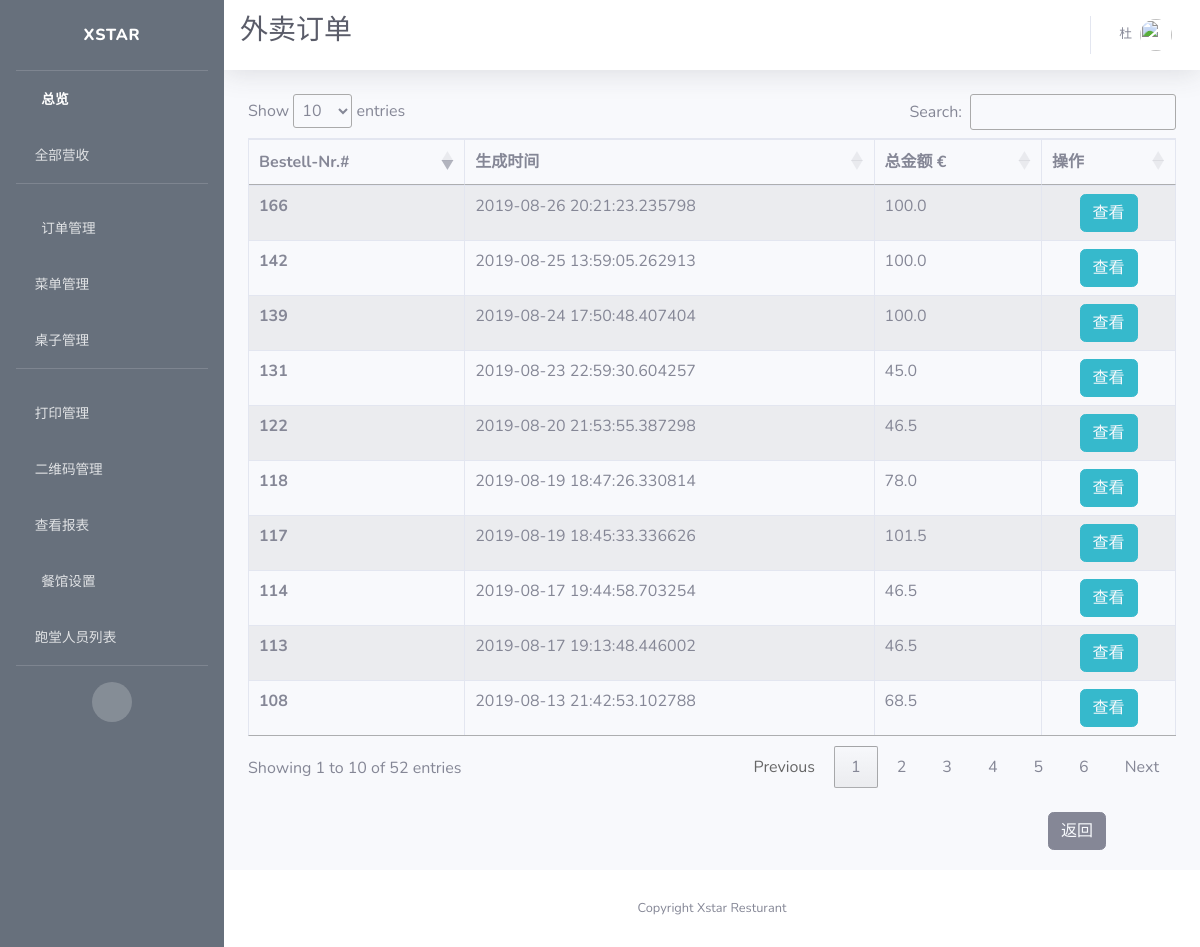
The app's page /admin/takeaway/orders/all (signed in) with its own data.
### app/models.py (models this page shows, shortened)
class User(UserMixin, db.Model):
    id = db.Column(db.Integer, primary_key=True)
    username = db.Column(db.String(64), index=True, unique=True, nullable=False)
    alias = db.Column(db.String(64))
    email = db.Column(db.String(120), unique=True)
    password_hash = db.Column(db.String(128))
    permissions = db.Column(db.Integer)
    container = db.Column(db.String(300))

class Order(db.Model):
    id = db.Column(db.Integer, primary_key=True, unique=True, index=True)
    totalPrice = db.Column(db.Float, unique=False)
    orderNumber = db.Column(db.String(200), unique=True)
    timeCreated = db.Column(db.DateTime, default=datetime.utcnow)
    isPaid = db.Column(db.Boolean, default=False)
    isReady = db.Column(db.Boolean, default=False)
    isPickedUp = db.Column(db.Boolean, default=False)
    items = db.Column(db.String(300))
    pay_via = db.Column(db.String(100))
    type = db.Column(db.String(100))
    container = db.Column(db.String(300))
    mealPrinted = db.Column(db.Boolean, default=False)
    printed = db.Column(db.Boolean, default=False)
    settleTime = db.Column(db.DateTime)
    settleID = db.Column(db.String(500))
    table_name = db.Column(db.String(500))
    seat_number = db.Column(db.String(500))
    isCancelled = db.Column(db.Boolean(), default=False)
    dishes = db.Column(db.String(500))
    discount = db.Column(db.Float)
    discount_rate = db.Column(db.Float)

### app/routes.py (the view)
@app.route("/admin/takeaway/orders/all")
@login_required
def all_out_orders():
    referrer = request.headers.get('Referer')
    orders = Order.query.filter(Order.type == "Out").all()
    context = dict(title=u'外卖订单',
                   orders=orders,
                   referrer=referrer,
                   company_name=company_info.get('company_name'))
    return render_template('all_out_orders.html', **context)

### app/models.py (called while the page is built)
@login.user_loader
def load_user(id):
    return User.query.get(int(id))

### app/templates/all_out_orders.html (shortened to what this page needs)
{% extends 'base.html' %}
{% block css %}
<link rel="stylesheet" type="text/css" href="https://cdn.datatables.net/1.10.19/css/jquery.dataTables.css">
<link rel="stylesheet" type="text/css" href="https://cdnjs.cloudflare.com/ajax/libs/twitter-bootstrap/4.1.3/css/bootstrap.css">
<link rel="stylesheet" type="text/css" href="https://cdn.datatables.net/1.10.19/css/dataTables.bootstrap4.min.css">
{% endblock %}
{% block title %}
<h1 class="h3 mb-2 text-gray-800">{{ title }}</h1>
{% endblock %}
{% block content %}
<div class="row">
    <div class="col-sm-12">
        <table id="example" class="table table-striped table-bordered">
      <thead>
        <tr>
          <th scope="col">Bestell-Nr.#</th>
          <th scope="col">生成时间</th>
          <th scope="col">总金额 €</th>
          <th scope="col">操作</th>
        </tr>
      </thead>
      <tbody>
      {% for order in orders %}
        <tr id={{ order.id }}>
          <th scope="row">{{ order.id }}</th>
          <td>{{ order.timeCreated }}</td>
          <td>{{ order.totalPrice }}</td>
          <td style="text-align:center">
            <span>
              <button type="button" class="btn btn-info">
                <a href={{ url_for('takeaway_order_view', order_id=order.id) }} style="color: rgb(247, 249, 252)">
                  查看
                </a>
              </button>
            </span>
          </td>
        </tr>
      {% endfor %}
      </tbody>
    </table>
    </div>
</div>
<br>
<button type="button" class="btn btn-secondary" id="back">
  <a href="{{referrer}}" style="color: rgb(247, 249, 252)">
    返回
  </a>
</button>
{% endblock %}

### app/templates/base.html (shortened to what this page needs)
<!DOCTYPE html>
<html lang="en">
<head>
  {% block css %}
  {% endblock %}
  <link href="{{ url_for('static', filename='fontawesome-free/css/all.min.css') }}" rel="stylesheet" type="text/css">
  <link href="{{ url_for('static', filename='css/sb-admin-2.min.css')}}" rel="stylesheet">
</head>
<body id="page-top">
  <div id="wrapper">
    <ul class="navbar-nav bg-gradient-primary sidebar sidebar-dark accordion" id="accordionSidebar">
      <a class="sidebar-brand d-flex align-items-center justify-content-center" href="{{ url_for('index') }}">
        <div class="sidebar-brand-text mx-3">Xstar</div>
      </a>
      <hr class="sidebar-divider my-0">
      <li class="nav-item active">
        <a class="nav-link" href="{{url_for('index') }}">
          <i class="fas fa-fw fa-tachometer-alt"></i>
          <span>总览</span></a>
      </li>
      <li class="nav-item">
        <a class="nav-link collapsed" href="#" data-toggle="collapse" data-target="#collapseOne" aria-expanded="true" aria-controls="collapseOne">
          <i class="fas fa-money-bill-alt"></i>
          <span>全部营收</span>
        </a>
      </li>
      <hr class="sidebar-divider">
      <li class="nav-item">
        <a class="nav-link collapsed" href="#" data-toggle="collapse" data-target="#collapseTwo" aria-expanded="true" aria-controls="collapseTwo">
          <i class="fas fa-fw fa-cog"></i>
          <span>订单管理</span>
        </a>
      </li>
      <li class="nav-item">
        <a class="nav-link collapsed" href="#" data-toggle="collapse" data-target="#collapseMenu" aria-expanded="true" aria-controls="collapseTwo">
        <i class="fas fa-utensils"></i>
          <span>菜单管理</span>
        </a>
      </li>
      <li class="nav-item">
        <a class="nav-link collapsed" href="#" data-toggle="collapse" data-target="#collapseUtilities" aria-expanded="true" aria-controls="collapseUtilities">
          <i class="fas fa-chair"></i>
          <span>桌子管理</span>
        </a>
      </li>
      <hr class="sidebar-divider">
      <li class="nav-item">
        <a class="nav-link collapsed" href="#" data-toggle="collapse" data-target="#collapsePages" aria-expanded="true" aria-controls="collapsePages">
          <i class="fas fa-print"></i>
          <span>打印管理</span>
        </a>
      </li>
      <li class="nav-item">
        <a class="nav-link" href={{ url_for('qrcode_manage') }}>
          <i class="fas fa-qrcode"></i>
          <span>二维码管理</span>
        </a>
      </li>
      <li class="nav-item">
        <a class="nav-link collapsed" href="#" data-toggle="collapse" data-target="#collapseLogs" aria-expanded="true" aria-controls="collapseUtilities">
          <i class="far fa-sticky-note"></i>
          <span>查看报表</span>
        </a>
      </li>
      <li class="nav-item">
        <a class="nav-link" href="{{ url_for('set_store') }}">
          <i class="fas fa-fw fa-wrench"></i>
          <span>餐馆设置</span></a>
      </li>
      <li class="nav-item">
        <a class="nav-link" href="{{ url_for('users_manage') }}">
          <i class="fas fa-users"></i>
          <span>跑堂人员列表</span></a>
      </li>
      <hr class="sidebar-divider d-none d-md-block">
      <div class="text-center d-none d-md-inline">
        <button class="rounded-circle border-0" id="sidebarToggle"></button>
      </div>
    </ul>
    <div id="content-wrapper" class="d-flex flex-column">
      <div id="content">
        <nav class="navbar navbar-expand navbar-light bg-white topbar mb-4 static-top shadow">
          {% block title %}
          {% endblock %}
          <ul class="navbar-nav ml-auto">
            <li class="nav-item dropdown no-arrow">
              <a class="nav-link dropdown-toggle" href="#" id="userDropdown" role="button" data-toggle="dropdown" aria-haspopup="true" aria-expanded="false">
                <span class="mr-2 d-none d-lg-inline text-gray-600 small">{{ current_user.alias }}</span>
                <img class="img-profile rounded-circle" src="https://source.unsplash.com/QAB-WJcbgJk/60x60">
              </a>
            </li>
          </ul>
        </nav>
        <div class="container-fluid">
          {% block content %}{% endblock %}
        </div>
      </div>
      <footer class="sticky-footer bg-white">
        <div class="container my-auto">
          <div class="copyright text-center my-auto">
            <span>Copyright {{ company_name }}</span>
          </div>
        </div>
      </footer>
    </div>
  </div>
</body>
</html>

### app/templates/all_out_orders.html (style rules this page uses)
#back { margin-left: 800px; margin-bottom: 20px; color: rgb(247, 249, 252); }

### app/templates/base.html (style rules this page uses)
.bg-gradient-primary { background-image: linear-gradient(180deg,#67707c 10%,#67707c 100%); background-size: cover; }

### records on screen
User: alias "杜"
Order: id "108", timeCreated "2019-08-13 21:42:53.102788", totalPrice "68.5"
Order: id "113", timeCreated "2019-08-17 19:13:48.446002", totalPrice "46.5"
Order: id "114", timeCreated "2019-08-17 19:44:58.703254", totalPrice "46.5"
Order: id "117", timeCreated "2019-08-19 18:45:33.336626", totalPrice "101.5"
Order: id "118", timeCreated "2019-08-19 18:47:26.330814", totalPrice "78.0"
Order: id "122", timeCreated "2019-08-20 21:53:55.387298", totalPrice "46.5"
Order: id "131", timeCreated "2019-08-23 22:59:30.604257", totalPrice "45.0"
Order: id "139", timeCreated "2019-08-24 17:50:48.407404", totalPrice "100.0"
Order: id "142", timeCreated "2019-08-25 13:59:05.262913", totalPrice "100.0"
Order: id "166", timeCreated "2019-08-26 20:21:23.235798", totalPrice "100.0"

### other values on screen
{{ title }} "外卖订单"
{{ company_name }} "Xstar Resturant"
